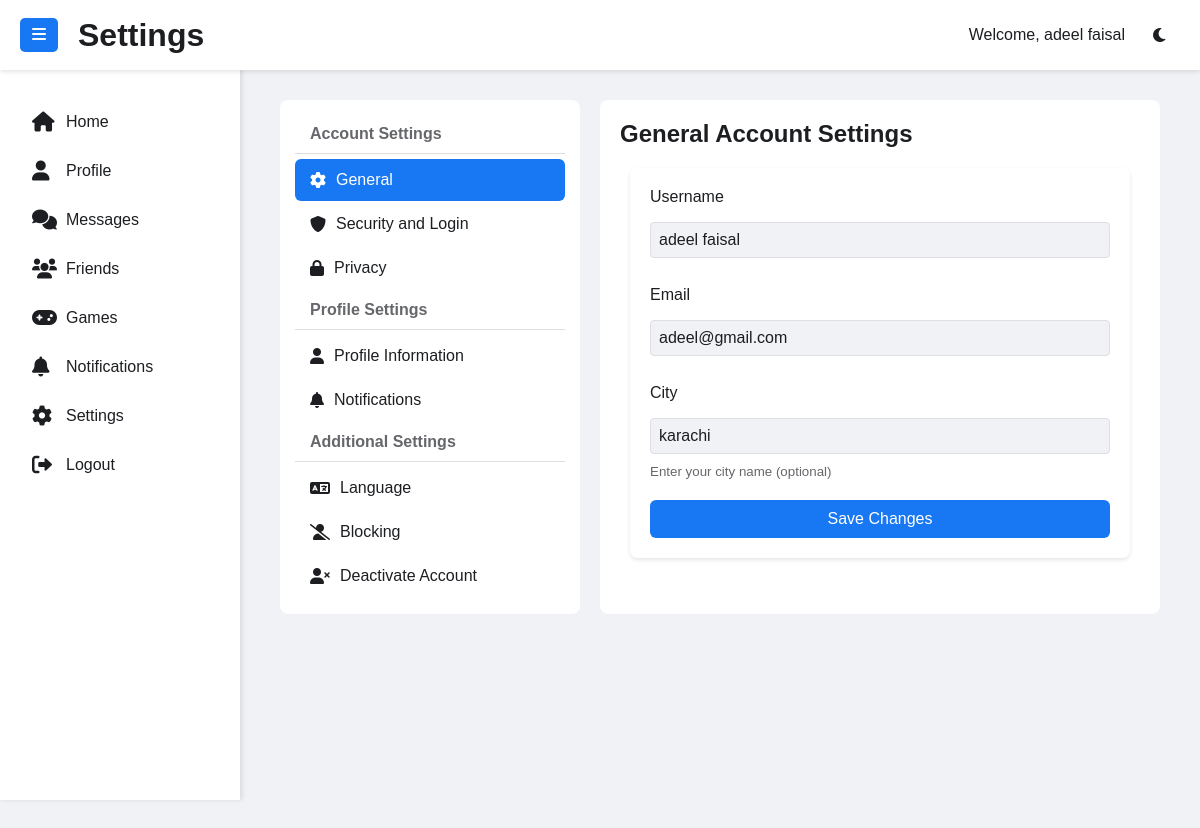
Page /settings.php (signed in) on the committed database.
### tables this page shows
CREATE TABLE `users` (
  `id` int(11) NOT NULL,
  `username` varchar(50) NOT NULL,
  `email` varchar(100) NOT NULL,
  `password` varchar(255) NOT NULL,
  `profile_pic` varchar(255) DEFAULT 'default.jpg',
  `created_at` timestamp NOT NULL DEFAULT current_timestamp(),
  `city` varchar(50) DEFAULT NULL,
  `post_privacy` enum('public','friends','private') DEFAULT 'public',
  `friend_privacy` enum('everyone','friends_of_friends','none') DEFAULT 'everyone',
  `cover_pic` varchar(255) DEFAULT NULL
);

### settings/general.php (the view, shortened to what this page needs)
<?php
$user_sql = "SELECT username, email, city FROM users WHERE id = {$_SESSION['user_id']}";
$user_result = mysqli_query($con, $user_sql);
$user_data = mysqli_fetch_assoc($user_result);
?>
<h2>General Account Settings</h2>
<form method="POST">
    <div class="form-group">
        <label>Username</label>
        <input type="text" name="username" value="<?php echo htmlspecialchars($user_data['username']); ?>" required>
    </div>
    <div class="form-group">
        <label>Email</label>
        <input type="email" name="email" value="<?php echo htmlspecialchars($user_data['email']); ?>" required>
    </div>
    <div class="form-group">
        <label>City</label>
        <input type="text" name="city" value="<?php echo htmlspecialchars($user_data['city']); ?>">
        <small style="color: var(--text-secondary);">Enter your city name (optional)</small>
    </div>
    <button type="submit" name="save_general" class="btn-save">Save Changes</button>
</form>

### assets/css/style.css (style rules this page uses)
* { margin: 0; padding: 0; box-sizing: border-box; font-family: Arial, sans-serif; }
:root { --bg-color: #f0f2f5; --bg-secondary: #ffffff; --text-color: #1c1e21; --text-secondary: #65676b; --border-color: #dddfe2; --primary-color: #1877f2; --primary-hover: #166fe5; --shadow-color: rgba(0,0,0,0.1); }
body { background: var(--bg-color); color: var(--text-color); }
form { background: var(--bg-secondary); padding: 20px; border-radius: 8px; box-shadow: 0 2px 4px var(--shadow-color); max-width: 500px; margin: 20px auto; color: var(--text-color); border-color: var(--border-color); }
input, textarea { width: 100%; padding: 12px; margin: 8px 0; border: 1px solid var(--border-color); border-radius: 6px; font-size: 16px; background: var(--bg-secondary); color: var(--text-color); }
button { background: var(--primary-color); color: white; padding: 12px 20px; border: none; border-radius: 6px; cursor: pointer; font-size: 16px; width: 100%; }
p, h1, h2, h3, h4, h5, h6, span, input, textarea { color: var(--text-color); }

### settings.php (style rules this page uses)
.form-group { margin-bottom: 20px; }
.form-group label { display: block; margin-bottom: 8px; color: var(--text-color); }
.form-group input, .form-group select { width: 100%; padding: 8px; border: 1px solid var(--border-color); border-radius: 4px; background: var(--bg-color); color: var(--text-color); }
.btn-save { background: var(--primary-color); color: white; padding: 10px 20px; border: none; border-radius: 6px; cursor: pointer; }

### rows in the picture
users: username "adeel faisal", email "adeel@gmail.com", city "karachi"

### other values in the picture
$_SESSION['username'] "adeel faisal"
